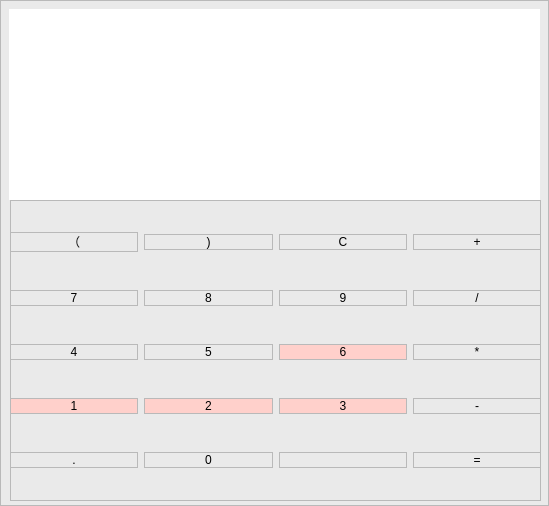
<?xml version="1.0" encoding="UTF-8"?>
<ui version="4.0">
 <class>cal</class>
 <widget class="QWidget" name="cal">
  <property name="geometry">
   <rect>
    <x>0</x>
    <y>0</y>
    <width>549</width>
    <height>506</height>
   </rect>
  </property>
  <property name="windowTitle">
   <string>cal</string>
  </property>
  <property name="styleSheet">
   <string notr="true">*{
    border:1px solid rgb(185, 185, 185);
	background-color: rgb(234, 234, 234);
}

QPushButton#onebutton,#twobutton,#threebutton,#sixbutton{
	background-color: rgb(255, 208, 203);
}
QPushButton:hover{
	background-color: rgb(221, 221, 221);
	border:1px solid rgb(185, 185, 185);
}</string>
  </property>
  <widget class="QLineEdit" name="lineEdit">
   <property name="geometry">
    <rect>
     <x>9</x>
     <y>9</y>
     <width>531</width>
     <height>191</height>
    </rect>
   </property>
   <property name="styleSheet">
    <string notr="true">*{
    border:none ;
	background-color: rgb(255, 255, 255);

}
QPushButton:sixbutton{
	background-color:rgb(221,221,221);
	border:1px solid rgb(185,185,185);
}
QPushButton#sixbutton,#pushButton_sub,#pushButton_divide,#pushButton mult{
	background-color: rgb(255, 208, 203);
}</string>
   </property>
  </widget>
  <widget class="QWidget" name="">
   <property name="geometry">
    <rect>
     <x>10</x>
     <y>200</y>
     <width>531</width>
     <height>301</height>
    </rect>
   </property>
   <layout class="QGridLayout" name="gridLayout">
    <item row="0" column="0">
     <widget class="QPushButton" name="leftbutton">
      <property name="text">
       <string>（</string>
      </property>
     </widget>
    </item>
    <item row="0" column="2">
     <widget class="QPushButton" name="cancelallbutton">
      <property name="text">
       <string>C</string>
      </property>
     </widget>
    </item>
    <item row="0" column="3">
     <widget class="QPushButton" name="addbutton">
      <property name="text">
       <string>+</string>
      </property>
     </widget>
    </item>
    <item row="1" column="0">
     <widget class="QPushButton" name="sevenbutton">
      <property name="text">
       <string>7</string>
      </property>
     </widget>
    </item>
    <item row="1" column="1">
     <widget class="QPushButton" name="eightbutton">
      <property name="text">
       <string>8</string>
      </property>
     </widget>
    </item>
    <item row="1" column="2">
     <widget class="QPushButton" name="ninebutton">
      <property name="text">
       <string>9</string>
      </property>
     </widget>
    </item>
    <item row="1" column="3">
     <widget class="QPushButton" name="divbutton">
      <property name="text">
       <string>/</string>
      </property>
     </widget>
    </item>
    <item row="2" column="0">
     <widget class="QPushButton" name="fourbutton">
      <property name="text">
       <string>4</string>
      </property>
     </widget>
    </item>
    <item row="2" column="1">
     <widget class="QPushButton" name="fivebutton">
      <property name="text">
       <string>5</string>
      </property>
     </widget>
    </item>
    <item row="2" column="2">
     <widget class="QPushButton" name="sixbutton">
      <property name="text">
       <string>6</string>
      </property>
     </widget>
    </item>
    <item row="2" column="3">
     <widget class="QPushButton" name="mulbutton">
      <property name="text">
       <string>*</string>
      </property>
     </widget>
    </item>
    <item row="3" column="0">
     <widget class="QPushButton" name="onebutton">
      <property name="text">
       <string>1</string>
      </property>
     </widget>
    </item>
    <item row="3" column="1">
     <widget class="QPushButton" name="twobutton">
      <property name="text">
       <string>2</string>
      </property>
     </widget>
    </item>
    <item row="3" column="2">
     <widget class="QPushButton" name="threebutton">
      <property name="text">
       <string>3</string>
      </property>
     </widget>
    </item>
    <item row="3" column="3">
     <widget class="QPushButton" name="subbutton">
      <property name="text">
       <string>-</string>
      </property>
     </widget>
    </item>
    <item row="4" column="0">
     <widget class="QPushButton" name="nobutton">
      <property name="text">
       <string>.</string>
      </property>
     </widget>
    </item>
    <item row="4" column="1">
     <widget class="QPushButton" name="zerobutton">
      <property name="text">
       <string>0</string>
      </property>
     </widget>
    </item>
    <item row="4" column="2">
     <widget class="QPushButton" name="cancelonebutton">
      <property name="text">
       <string/>
      </property>
     </widget>
    </item>
    <item row="4" column="3">
     <widget class="QPushButton" name="amountbutton">
      <property name="text">
       <string>=</string>
      </property>
     </widget>
    </item>
    <item row="0" column="1">
     <widget class="QPushButton" name="rightbutton">
      <property name="text">
       <string>)</string>
      </property>
     </widget>
    </item>
   </layout>
  </widget>
 </widget>
 <resources/>
 <connections/>
</ui>
